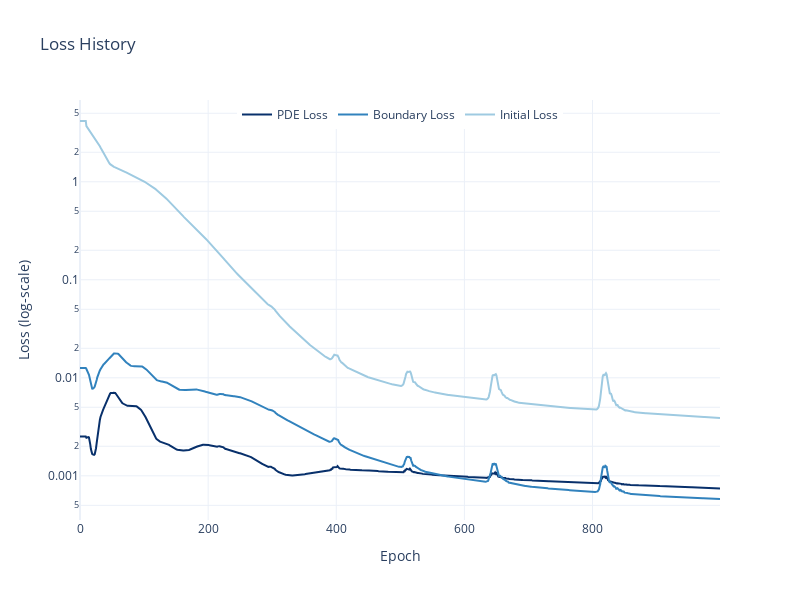

Here is the notebook cell this chart was saved with:
### Code cell
with_pseudo = trainer.closure.get_state()
plot_loss(with_pseudo, smooth=True, smooth_window=10)

with_pseudo_results = compare_with_mc(model, params, n_prices=200,
                          n_simulations=10_000, dtype=dtype, device=device, seed=42)['l2_rel_error']
print("L2 Error: ", with_pseudo_results*100)

### Figure 1 — Plotly figure (JSON) as saved in the notebook; plotly's stock layout.template omitted (floating-point values rounded to 4 significant figures; data arrays with more than 128 entries replaced by an {"elided": "..."} marker saying what was removed)
{"data": [{"line": {"color": "#08306B"}, "mode": "lines", "name": "PDE Loss", "type": "scatter", "x": {"elided": "1000 int values"}, "y": {"elided": "1000 float values"}}, {"line": {"color": "#3182BD"}, "mode": "lines", "name": "Boundary Loss", "type": "scatter", "x": {"elided": "1000 int values"}, "y": {"elided": "1000 float values"}}, {"line": {"color": "#9ECAE1"}, "mode": "lines", "name": "Initial Loss", "type": "scatter", "x": {"elided": "1000 int values"}, "y": {"elided": "1000 float values"}}], "layout": {"height": 600, "legend": {"orientation": "h", "x": 0.5, "xanchor": "center", "y": 1, "yanchor": "top"}, "title": {"text": "Loss History"}, "width": 800, "xaxis": {"title": {"text": "Epoch"}}, "yaxis": {"title": {"text": "Loss (log‑scale)"}, "type": "log"}}}
